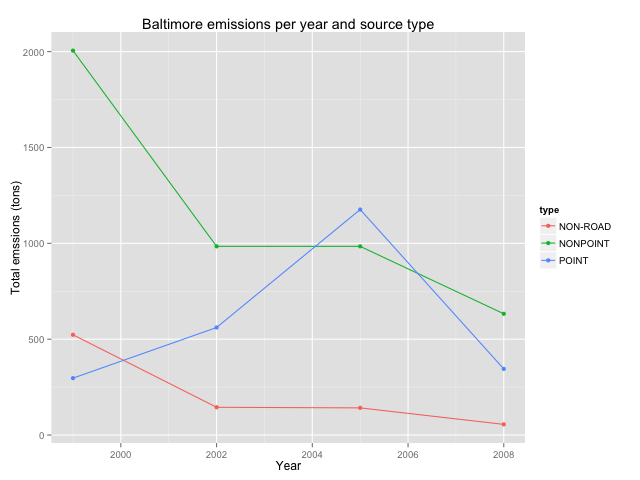

The R source for this figure:
#' 
#' Of the four types of sources indicated by the type (point, nonpoint, onroad, nonroad) variable, which of these four sources have seen decreases in emissions from 1999–2008 for Baltimore City? Which have seen increases in emissions from 1999–2008?
#' 
#' We will first create a new dataset to aggregate on both year and source type, then plot evolution of total emissions with ggplot2.
#' 
## ------------------------------------------------------------------------
NEIBaltimoreYearType <- aggregate(NEIWithCommonSourcesOnlyBaltimore$Emissions, list(year=NEIWithCommonSourcesOnlyBaltimore$year,type=NEIWithCommonSourcesOnlyBaltimore$type), sum)
library(ggplot2)
png(filename = "plot3.png", width = 640, height = 480, units = "px", res=72, bg = "white")
ggplot(data=NEIBaltimoreYearType, aes(x=year,y=x,group=type,color=type)) + geom_line() + geom_point() + ggtitle("Baltimore emissions per year and source type") + ylab("Total emssions (tons)") + xlab("Year")
dev.off()

#' 
#' 
#' <img src="plot3.png" />
#' 
#' We can see that NON-POINT and NON-ROAD have decreased steadily meanwhile POINT hasn't.
#' 